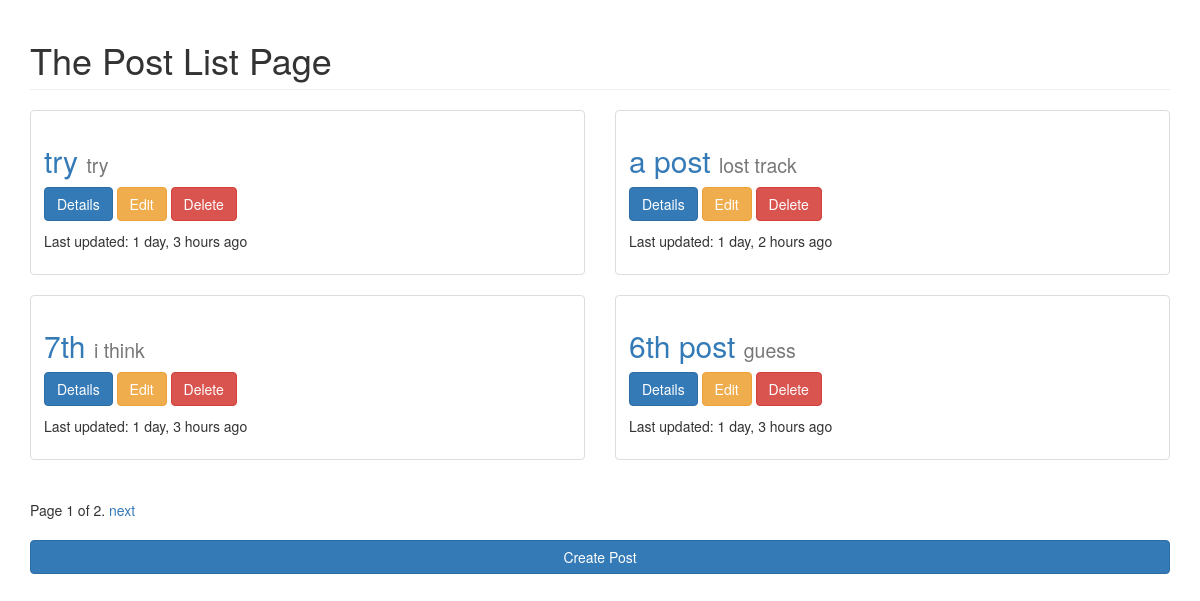
The page /posts/list/ on the database as committed earlier.
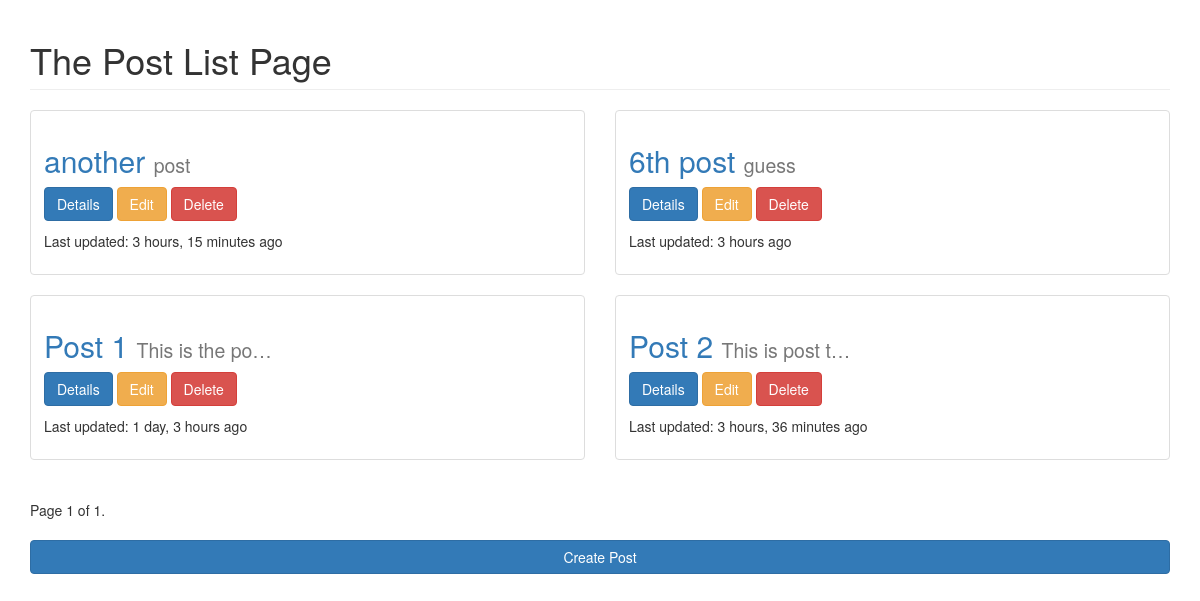
The same page on the database as committed later.
### posts/models.py (models this page shows, shortened)
class Post(models.Model):
	title = models.CharField(max_length=255)
	image = models.ImageField(upload_to="blog_images", null=True, blank=True)
	content = models.TextField()
	updated = models.DateTimeField(auto_now=True, auto_now_add=False)
	timestamp = models.DateTimeField(auto_now=False, auto_now_add=True)
	def get_abs_url(self):
		return reverse("posts:detail", kwargs={"post_id": self.id})
	class Meta:
		ordering = ["-content", "-updated", "-title"]

### posts/views.py (the view)
def post_list(request):
	object_list = Post.objects.all()
	paginator = Paginator(object_list, 4) # Show 25 contacts per page
	page = request.GET.get('page')
	try:
		objects = paginator.page(page)
	except PageNotAnInteger:
		objects = paginator.page(1)
	except EmptyPage:
		objects = paginator.page(paginator.num_pages)
	context = {
	'objects': objects,
	"title": "List",
	"user": request.user
	}
	return render(request, 'post_list.html', context)

### posts/templates/post_list.html (shortened to what this page needs)
{% extends "base.html" %}
{% block content %}
	<h1 class="page-header">The Post {{title}} Page</h1>
	<div class="row">
		{% for object in objects %}
		  <div class="col-sm-6">
			<div class="thumbnail">
				<div class="caption">
				  <h2><a href="{{object.get_abs_url}}">{{object.title}} <small>{{object.content|truncatechars:15}}</small></a></h2>
				  <p>
					  <a href="{{object.get_abs_url}}" class="btn btn-primary">Details</a>
					  <a href={% url 'posts:update' post_id=object.id %} class="btn btn-warning">Edit</a>
					  <a href={% url 'posts:delete' post_id=object.id %} class="btn btn-danger">Delete</a>
				  </p>
				  <p>Last updated: {{object.updated|timesince}} ago</p>
				</div>
			</div>
		  </div>
		{% endfor %}
	</div>
	<div class="pagination">
		<span class="step-links">
			<span class="current">
				Page {{ objects.number }} of {{ objects.paginator.num_pages }}.
			</span>
			{% if objects.has_next %}
				<a href="?page={{ objects.next_page_number }}">next</a>
			{% endif %}
		</span>
	</div>
	<a href={% url 'posts:create' %} class="btn btn-primary col-sm-12">Create Post</a>
{% endblock content%}

### posts/templates/base.html (shortened to what this page needs)
<!DOCTYPE html>
{% load static %}
<html>
	<head>
		<link rel="stylesheet" href="{% static 'css/bootstrap.min.css' %}">
	</head>
	<body>
		<div class="container">
			{% block content%}
			{% endblock content%}
		</div>
	</body>
</html>

Rows that differ between the two databases and show on the page:
removed Post: title "try", content "try", updated "1 day, 3 hours"
removed Post: title "a post", content "lost track", updated "1 day, 2 hours"
removed Post: title "7th", content "i think", updated "1 day, 3 hours"
added Post: title "another", content "post", updated "3 hours, 15 minutes"
changed Post "6th post": updated "1 day, 3 hours" → "3 hours"
now on this page (row unchanged): Post: title "Post 1", content "This is the po…", updated "1 day, 3 hours"
now on this page (row edited): Post: title "Post 2", content "This is post t…", updated "3 hours, 36 minutes"
Other text that changed with them:
{{ objects.paginator.num_pages }}: "2" → "1"
text no longer shown: "next"
